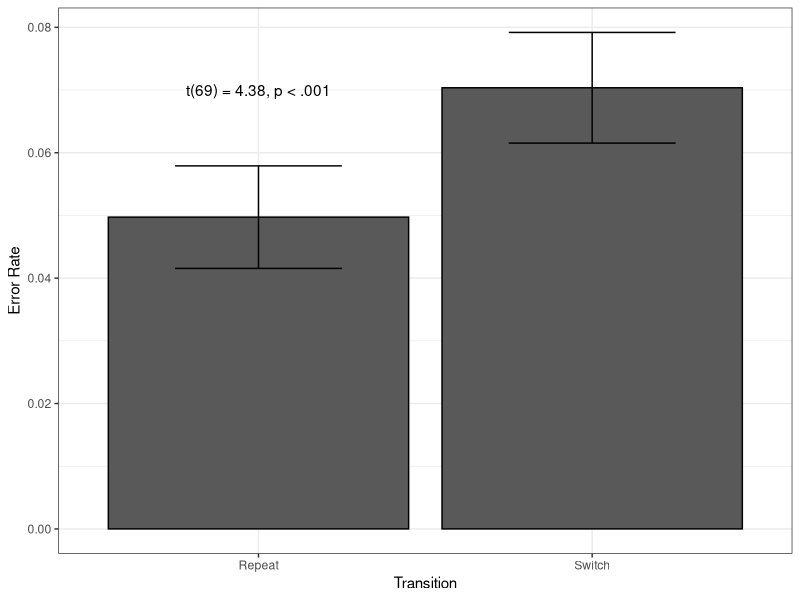
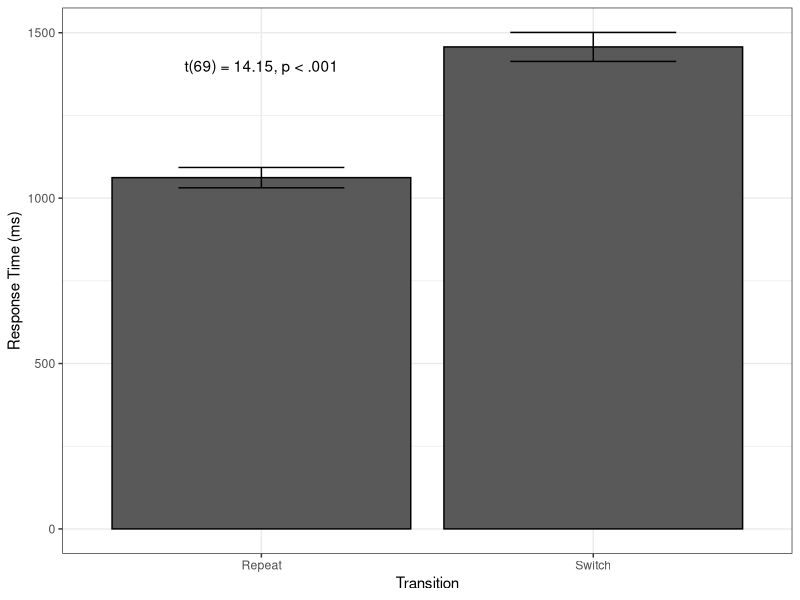

Write the R code that produced these figures, in order.
## ---- chunk 1
library(tidyverse)
library(data.table)
## ---- chunk 2
d <- read.csv('../../../data/pracCued.csv')
badSubjects <- read.csv('../../../data/badSubjects.csv')

d <- data.table(d)[!(d$subject %in% badSubjects$subject)]
N <- d %>% 
  group_by(subject) %>% 
  summarize(n()) %>% 
  nrow()
## ---- chunk 3
initialRows <- nrow(d)
print(paste('Number of rows before trimming RTs > 10 s:', initialRows))
d <- d[d$rt < 10000]
print(paste('Number of rows after trimming RTs > 10 s:', nrow(d)))

trimmingSummary <- data.frame(Data.Dropped = round(1 - (nrow(d) / initialRows), 2), Reason = 'RTs longer than 10 s')

initialRows <- nrow(d)
d <- d %>% 
  group_by(subject) %>% 
  summarize(mRt = mean(rt), sRt = sd(rt)) %>% 
  inner_join(d, by = 'subject') %>% 
  mutate(goodTrial = ifelse(rt > mRt + 2 * sRt | rt < mRt - 2 * sRt, 0, 1)) %>% 
  filter(goodTrial == 1, transition != 'startBlock') %>% 
  select(-goodTrial, -mRt, -sRt)
print(paste('Number of rows before trimming based on +/- 2 SDs on subject-wise means:', initialRows))
print(paste('Number of rows after trimming based on +/- 2 SDs on subject-wise means:', nrow(d)))

trimmingSummary <- rbind(trimmingSummary, data.frame(Data.Dropped = round(1 - (nrow(d) / initialRows), 2), Reason = 'RTs more extreme than +/- 2 SDs beyond subject-wise means.'))
trimmingSummary
## ---- chunk 4
sMeans <- d %>% 
  group_by(subject, transition) %>% 
  summarize(error = mean(error))

sMeans %>% 
  group_by(transition) %>% 
  summarize(Err = mean(error), se = sd(error) / sqrt(N))

t1 <- t.test(sMeans[sMeans$transition == 'repeat',]$error, sMeans[sMeans$transition == 'switch',]$error, paired = TRUE)
t1
## ---- chunk 5
statSum <- paste('t(', t1$parameter, ') = ', abs(round(t1$statistic,2)), ', p ', ifelse(t1$p.value < .001, '< .001', round(t1$p.value, 3)), sep = '')
sMeans %>% 
  group_by(transition) %>% 
  summarize(err = mean(error), se = sd(error) / sqrt(N)) %>% 
  ggplot(aes(x = transition, y = err)) +
  geom_bar(stat = 'identity', color = 'black') +
  geom_errorbar(aes(ymin = err - se, ymax = err + se), width = 0.5) +
  scale_x_discrete(name = 'Transition', labels = c(`repeat` = 'Repeat', `switch` = 'Switch')) +
  ylab('Error Rate')+
  annotate('text', x = 'repeat', y = .07, label = statSum) +
  theme_bw()
## ---- chunk 6
## trim errors 
initialRows <- nrow(d)
d <- d %>% 
  mutate(errorTrim = ifelse(error | shift(error), 1, 0)) %>% 
  filter(error == 0, errorTrim == 0)
print(paste('Number of rows before trimming error trials and trials following error trials:', initialRows))
print(paste('Number of rows after trimming error trials and trials following error trials:', nrow(d)))

write.csv(d, '../../../data/pracCuedClean.csv', row.names = FALSE)

trimmingSummary <- rbind(trimmingSummary, data.frame(Data.Dropped = round(1 - (nrow(d) / initialRows), 2), Reason = 'Error trials and trials following error trials'))
trimmingSummary
## ---- chunk 7
sMeans <- d %>% 
  group_by(subject, transition) %>% 
  summarize(rt = mean(rt))

sMeans %>% 
  group_by(transition) %>% 
  summarize(Response.Time = mean(rt), se = sd(rt) / sqrt(N))

t1 <- t.test(sMeans[sMeans$transition == 'repeat',]$rt, sMeans[sMeans$transition == 'switch',]$rt, paired = TRUE)
t1
## ---- chunk 8
statSum <- paste('t(', t1$parameter, ') = ', abs(round(t1$statistic,2)), ', p ', ifelse(t1$p.value < .001, '< .001', round(t1$p.value, 3)), sep = '')
sMeans %>% 
  group_by(transition) %>% 
  summarize(RT = mean(rt), se = sd(rt) / sqrt(N)) %>% 
  ggplot(aes(x = transition, y = RT)) +
  geom_bar(stat = 'identity', color = 'black') +
  geom_errorbar(aes(ymin = RT - se, ymax = RT + se), width = 0.5) +
  scale_x_discrete(name = 'Transition', labels = c(`repeat` = 'Repeat', `switch` = 'Switch')) +
  ylab('Response Time (ms)')+
  annotate('text', x = 'repeat', y = 1400, label = statSum) +
  theme_bw()
